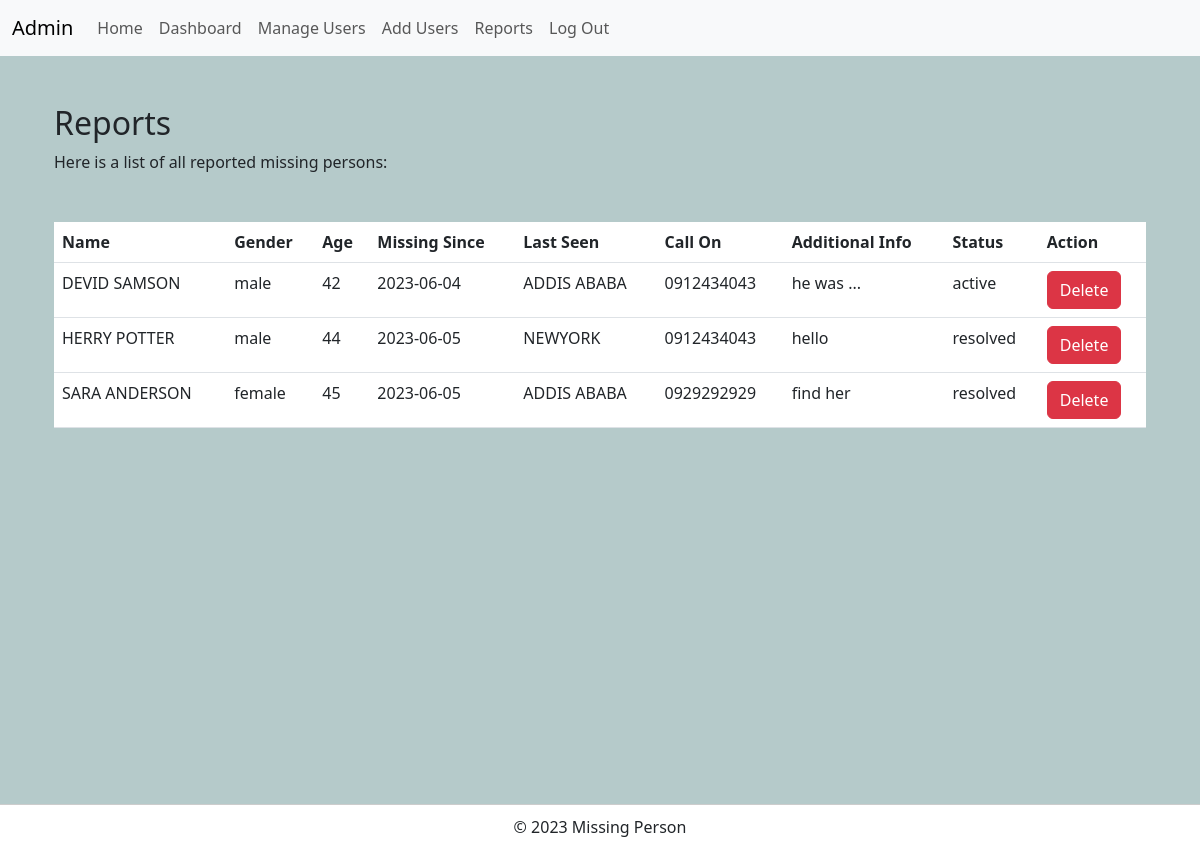
Screenshot of /admin/reports (signed in) with the database file from the repository.
### tables this page shows
CREATE TABLE post (
  id INTEGER PRIMARY KEY AUTOINCREMENT,
  finder_id INTEGER NOT NULL,
  created TIMESTAMP NOT NULL DEFAULT CURRENT_TIMESTAMP,
  missed_name TEXT NOT NULL,
  since TEXT NOT NULL,
  missing_from TEXT NOT NULL,
  gender TEXT NOT NULL,
  age TEXT NOT NULL,
  call_on TEXT NOT NULL,
  additional_info TEXT NOT NULL,
  photo_url TEXT NOT NULL,
  status TEXT NOT NULL DEFAULT 'active',
  FOREIGN KEY (finder_id) REFERENCES user (id)
);

### missing/admin.py (the view)
@bp.route('/reports')
@login_required_role(1)  # '1' is the role_id for the admin role
def reports():
    db = get_db()
    reports = db.execute('SELECT * FROM post').fetchall()
    return render_template('admin/reports.html', reports=reports)

### missing/auth.py (called while the page is built)
def login_required_role(role_id):
    def decorator(f):
        @functools.wraps(f)
        def wrapped_view(*args, **kwargs):
            if g.user is None:
                return redirect(url_for('auth.login'))
            if g.user['role_id'] != role_id:
                return redirect(url_for('auth.unauthorized'))
            return f(*args, **kwargs)
        return wrapped_view
    return decorator

@bp.before_app_request
def load_logged_in_user():
    user_id = session.get('user_id')
    if user_id is None:
        g.user = None
    else:
        db = get_db()
        g.user = db.execute(
            'SELECT * FROM user WHERE id = ?', (user_id,)
        ).fetchone()

### missing/db.py (called while the page is built)
def get_db():
    if 'db' not in g:
        g.db = sqlite3.connect(
            current_app.config['DATABASE'],
            detect_types=sqlite3.PARSE_DECLTYPES
        )
        g.db.row_factory = sqlite3.Row
    return g.db

### missing/templates/admin/reports.html (shortened to what this page needs)
{% extends "admin/layout.html" %}
{% block content %}
<section>
  <div class="container mt-5">
    <h2>Reports</h2>
    <p>Here is a list of all reported missing persons:</p>
    <div class="table-responsive mt-5">
      <table class="table">
        <thead>
          <tr>
            <th>Name</th>
            <th>Gender</th>
            <th>Age</th>
            <th>Missing Since</th>
            <th>Last Seen</th>
            <th>Call On</th>
            <th>Additional Info</th>
            <th>Status</th>
            <th>Action</th>
          </tr>
        </thead>
        <tbody>
          {% for post in reports %}
            <tr>
              <td>{{ post['missed_name'] }}</td>
              <td>{{ post['gender'] }}</td>
              <td>{{ post['age'] }}</td>
              <td>{{ post['since'] }}</td>
              <td>{{ post['missing_from'] }}</td>
              <td>{{ post['call_on'] }}</td>
              <td>{{ post['additional_info']}}</td>
              <td>{{ post['status'] }}</td>
              <td>
                <form action="{{ url_for('blog.delete', id=post.id) }}" method="post" onsubmit="return confirm('Are you sure?');">
                  <button class="btn btn-danger" type="submit">Delete</button>
              </form>
              </td>
            </tr>
          {% endfor %}
        </tbody>
      </table>
    </div>
  </div>
  </section>
{% endblock %}

### missing/templates/admin/layout.html (style rules this page uses)
body { background-color: rgb(181, 202, 202); }

### rows the page displays
post: missed_name "DEVID SAMSON", gender "male", age "42", since "2023-06-04", missing_from "ADDIS ABABA", call_on "0912434043", additional_info "he was ...", status "active"
post: missed_name "HERRY POTTER", gender "male", age "44", since "2023-06-05", missing_from "NEWYORK", call_on "0912434043", additional_info "hello", status "resolved"
post: missed_name "SARA ANDERSON", gender "female", age "45", since "2023-06-05", missing_from "ADDIS ABABA", call_on "0929292929", additional_info "find her", status "resolved"
